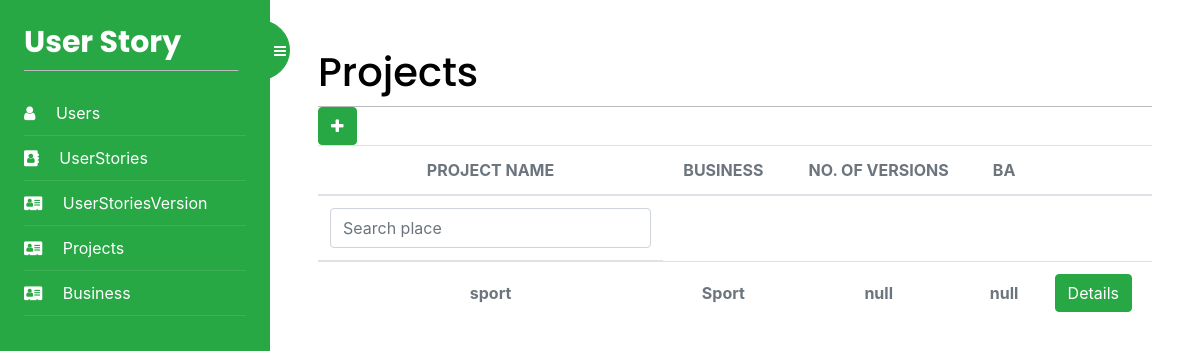
Page /Projects/list/ (signed in) on the earlier database version.
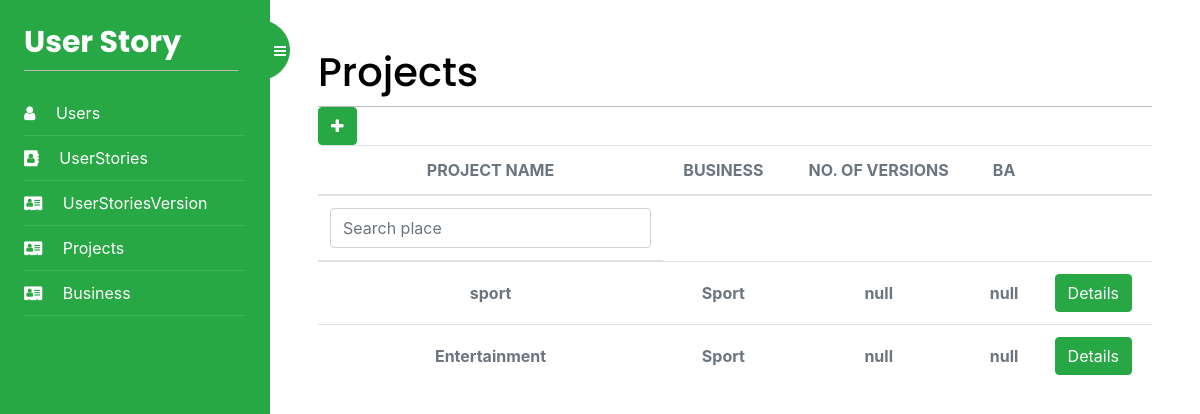
Same page on the later database version.
### UserStoryApp/models.py (models this page shows, shortened)
class Project(models.Model):
    id = models.AutoField(primary_key=True)
    name = models.TextField(blank=True)
    status = models.BooleanField(default=True)
    Business = models.ForeignKey(Business, on_delete=models.CASCADE)
    User = models.ForeignKey(
        User, on_delete=models.CASCADE, blank=True, null=True)
    project = ""
    class Meta:
        db_table = "Project"

class Business(models.Model):
    id = models.AutoField(primary_key=True)
    businessIndustry = models.ManyToManyField(
        BusinessCategory)
    hourlyRate = models.IntegerField(blank=True, null=True)
    name = models.TextField(blank=True)
    LegalEntityName = models.TextField(blank=True)
    Address = models.TextField(blank=True)
    BusinessNumber = models.IntegerField(blank=True, null=True)
    BusinessEmail = models.TextField(blank=True)
    User = models.ManyToManyField(User)
    ABN = models.IntegerField(blank=True, null=True)
    class Meta:
        db_table = "Business"

### Projects/views.py (the view)
# urls.py: path('list/', views.Projects_list, name='Projects'),
@login_required
def Projects_list(request):
    project = Project.objects.all()
    my_filter = ProjectsFilter(request.GET, queryset=project)
    project = my_filter.qs
    return render(request, 'projects/projects.html', {'projects': project, 'filter': my_filter})

### Projects/templates/projects/projects.html (shortened to what this page needs)
{% extends "base.html" %}
{% block content %}
<div>
    <h1 class="m-auto">Projects</h1>
</div>
<a href="{% url 'AddProject' %}" class="btn btn-success" aria-hidden="true"><i class="fa fa-plus text-white"
        aria-hidden="true"></i>
</a>
<div class="table-responsive p-0">
    <table class="table align-items-center mb-0">
        <thead>
            <tr>
                <th class="text-center text-uppercase text-secondary text-xxs font-weight-bolder opacity-7">Project Name</th>
                <th class="text-center text-uppercase text-secondary text-xxs font-weight-bolder opacity-7">Business</th>
                <th class="text-center text-uppercase text-secondary text-xxs font-weight-bolder opacity-7">no. of Versions
                </th>
                <th class="text-center text-uppercase text-secondary text-xxs font-weight-bolder opacity-7">BA</th>
                <th class="text-secondary opacity-7"></th>
            </tr>
        </thead>
        <thead>
            <tr>
                <form id="form" method="get">
                    <th class="text-center text-uppercase text-secondary text-xxs font-weight-bolder opacity-7">
                        {{filter.form.name}}</th>
                </form>
            </tr>
        </thead>
        <tbody>
            {% for project in projects %}
                <tr>
                <td class="align-middle text-center">
                    <span class="text-secondary text-xs font-weight-bold">{{project.name}}</span>
                </td>
                <td class="align-middle text-center">
                    <span class="text-secondary text-xs font-weight-bold">{{project.Business.name}}</span>
                </td>
                <td class="align-middle text-center">
                    <span class="text-secondary text-xs font-weight-bold">null</span>
                </td>
                <td class="align-middle text-center">
                    <span class="text-secondary text-xs font-weight-bold">null</span>
                </td>
                <td class="align-middle text-center">
                    <a href="{% url 'projectDetails' user.id %}" class="btn btn-success" aria-hidden="true">
                        Details
                    </a>
                </td>
            </tr>
            {% endfor %}
        </tbody>
    </table>
</div>
{% endblock %}

Differences in the rows shown:
added Project: name "Entertainment", Business.name "Sport"
